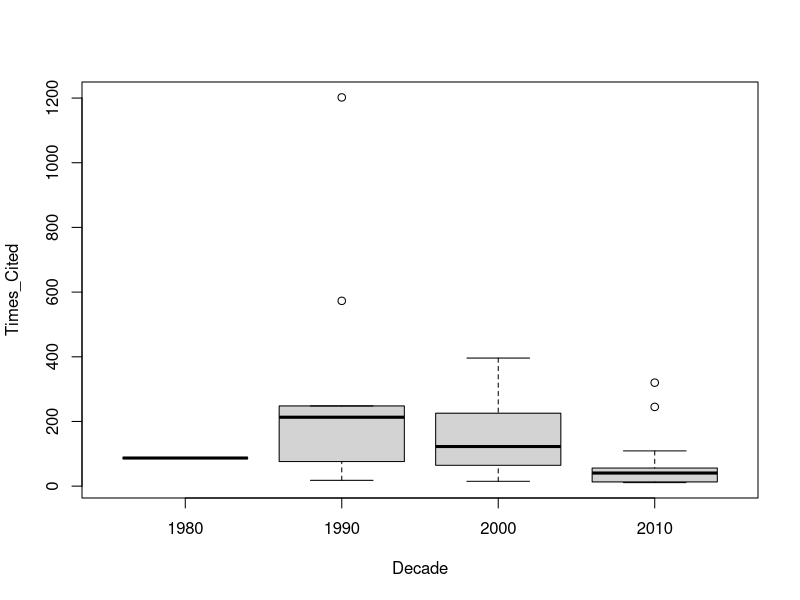

Recreate this plot in R.
# ------------------------------------------------------------------------------
# Produces a graph for number of times a paper is cited by the decade of
# publication.
# ------------------------------------------------------------------------------

# Load CSV into a data frame

df <- read.csv('citations_by_year.csv')

# Convert the year of publication into a factor called 'Decade'

df['Decade'] <- trunc(df$Year_Published/10)*10
df['Decade'] <- factor(df$Decade)

# Summarise the data frame

summary(df)

# Produce a Box plot

boxplot( Times_Cited ~ Decade, data=df)
